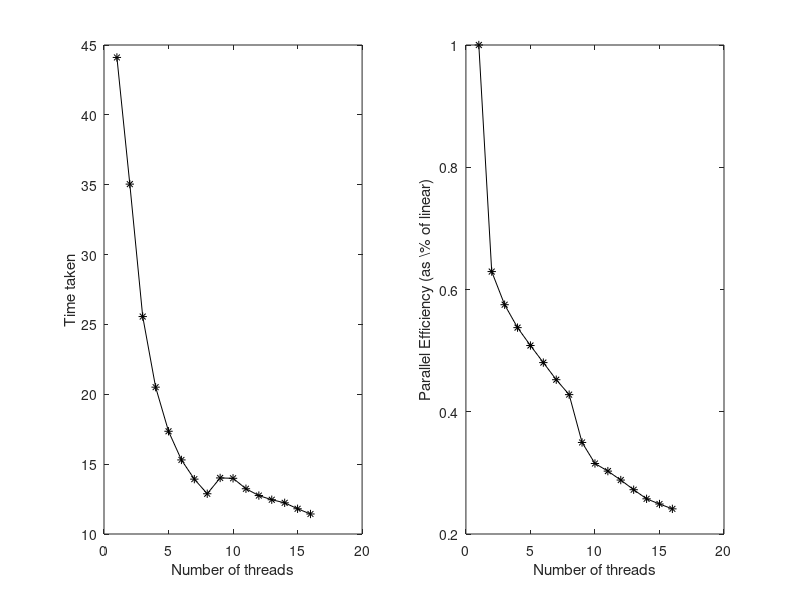

Source code (MATLAB): (Note: this script raises an error after producing the figure.)
clear alll; close all;

t = load('timings.txt')
P = (1:length(t))';

figure();

subplot(1,2,1);
plot(P, t, 'k-*');
xlabel('Number of threads');
ylabel('Time taken');

subplot(1,2,2);
plot(P, t(1) ./ (P.*t), 'k-*');
xlabel('Number of threads');
ylabel('Parallel Efficiency (as \% of linear)');

sgtitle('Large regression scaling study w/o replacement');
